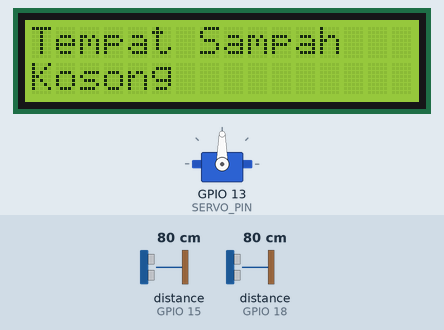
Simulated run of this sketch. Board: ESP32. Parts: servo, 16×2 character LCD. The test bench sets the inputs (shaded band); at power-on: distance to the obstacle (sensors on GPIO 15, GPIO 18) 80 cm. The echo pulse lasts 58.3 µs per cm; WiFi joins after 1.5 s; servers stay silent unless stated; what the sketch prints to the serial monitor is not drawn.

Above: at 7.8 s.
7.9 s: distance to the obstacle (sensor on GPIO 15) set to 17 cm
10.4 s: distance to the obstacle (sensor on GPIO 15) set to 14 cm
At 11.5 s:
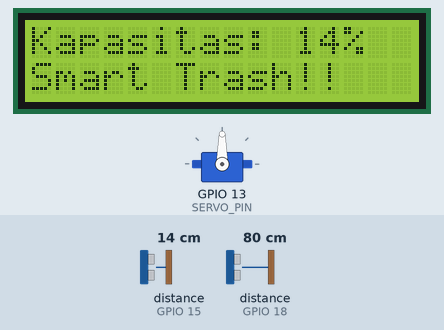
12.7 s: distance to the obstacle (sensor on GPIO 15) set to 2 cm
At 14.1 s:
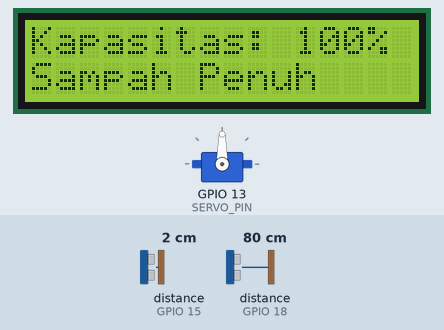
14.7 s: distance to the obstacle (sensor on GPIO 15) set to 4 cm
At 15.7 s:
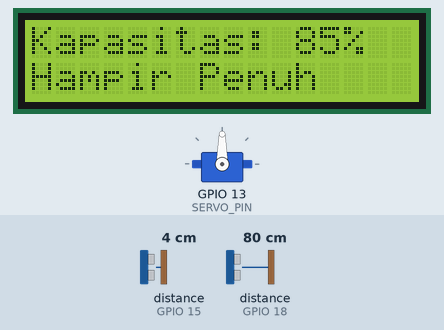
16.7 s: distance to the obstacle (sensor on GPIO 18) set to 23 cm
18.4 s: distance to the obstacle (sensor on GPIO 18) set to 18 cm
At 19.8 s:
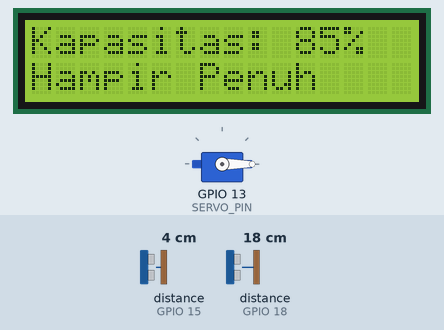
Timing chart, 0 to 21.7 s (numbered marks = the images above; inputs shaded):
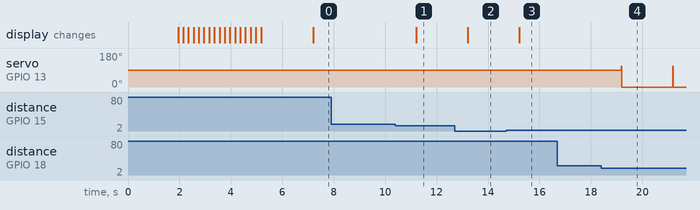

Measured:
- the behaviour switches between 16 and 15 cm on distance to the obstacle (sensor on GPIO 15) (found by bisection; images 0 and 1)
- the behaviour switches between 2 and 3 cm on distance to the obstacle (sensor on GPIO 15) (found by bisection; images 2 and 3)
- the behaviour switches between 21 and 20 cm on distance to the obstacle (sensor on GPIO 18) (found by bisection; images 3 and 4)
- after the input at 7.9 s, every drawn part: stays the same
- after the input at 10.4 s, the display: changes after 0.81 s (image 1)
- after the input at 12.7 s, the display: changes after 0.51 s (image 2)
- after the input at 14.7 s, the display: changes after 0.51 s (image 3)
- after the input at 16.7 s, every drawn part: stays the same
- after the input at 18.4 s, servo on GPIO 13 (SERVO_PIN): 90° → 0° after 0.78 s

The sketch:

sketch.ino
```cpp
// Definisi template
#define BLYNK_TEMPLATE_ID "TMPL6h4tlercF" // ID template Blynk
#define BLYNK_TEMPLATE_NAME "Smart Trash" // Nama template Blynk
#define BLYNK_AUTH_TOKEN "RgJ3QtoWBn1czaZcSMcctVcFHNMS_rYp" // Token autentikasi Blynk
#define BLYNK_PRINT Serial // Mengarahkan keluaran Blynk ke Serial

#include <ESP32Servo.h> // Menyertakan library ESP32Servo untuk mengontrol servo
#include <WiFi.h> // Menyertakan library WiFi untuk konektivitas WiFi
#include <WiFiClient.h> // Menyertakan library WiFiClient untuk komunikasi WiFi
#include <BlynkSimpleEsp32.h> // Menyertakan library Blynk untuk ESP32
#include <LiquidCrystal_I2C.h> // Menyertakan library untuk LCD I2C
#include <NewPing.h> // Menyertakan library NewPing untuk sensor ultrasonik

// Deklarasi variabel koneksi Blynk dan WiFi
char auth[] = BLYNK_AUTH_TOKEN; // Token autentikasi Blynk
char ssid[] = "Wokwi-GUEST"; // Nama SSID WiFi
char pass[] = ""; // Kata sandi wifi

// Definisi pin
#define TRIGGER_PIN1 5 // Pin trig sensor ultrasonik 1
#define ECHO_PIN1 18 // Pin echo sensor ultrasonik 1
#define TRIGGER_PIN2 4 // Pin trig sensor ultrasonik 2
#define ECHO_PIN2 15 // Pin echo sensor ultrasonik 2
#define MAX_DISTANCE 400 // Jarak maksimal pengukuran sensor ultrasonik dalam cm
#define SERVO_PIN 13 // Pin kontrol servo
#define MAX_CAPACITY 100 // Kapasitas maksimum tong sampah dalam persen

// Objek untuk sensor ultrasonik dan servo
NewPing sinar_ultrasonik1(TRIGGER_PIN1, ECHO_PIN1, MAX_DISTANCE);
NewPing sinar_ultrasonik2(TRIGGER_PIN2, ECHO_PIN2, MAX_DISTANCE);
Servo servo;

// Objek untuk LCD
LiquidCrystal_I2C lcd(0x27, 16, 2);
BlynkTimer timer;

bool manualControl = false; // Menyimpan status kontrol manual
bool trashFullNotified = false; // Menyimpan status notifikasi tong sampah penuh
bool servoOpen = false; // Menyimpan status servo (buka/tutup)

// Fungsi untuk menangani perubahan kontrol manual melalui widget switch di Blynk
BLYNK_WRITE(V4) {
  int switchValue = param.asInt(); // Mengambil nilai dari widget switch
  manualControl = (switchValue == 1); // Mengaktifkan atau menonaktifkan kontrol manual
  if (manualControl) {
    servo.write(110); // Buka tutup tong sampah
    servoOpen = true; // Menyimpan status servo sebagai buka
  } else {
    servo.write(0); // Tutup tong sampah secara manual
    servoOpen = false; // Menyimpan status servo sebagai tutup
  }
}

// Fungsi untuk mengukur jarak menggunakan sensor ultrasonik
void ukurJarak() {
  if (!manualControl) { // Jika kontrol manual tidak aktif, jalankan pengukuran otomatis
    unsigned int jarak1 = sinar_ultrasonik1.ping_cm(); // Sensor Ultrasonik 1
    unsigned int jarak2 = sinar_ultrasonik2.ping_cm(); // Sensor Ultrasonik 2

    // Mencetak hasil pengukuran ke Serial Monitor
    Serial.print("Jarak Objek: ");
    Serial.print(jarak1);
    Serial.print(" cm, Jarak Sampah: ");
    Serial.print(jarak2);
    Serial.println(" cm");

    // Menghitung kapasitas tong sampah dalam persen
    int capacity = map(jarak2, 16, 2, 0, 100); // Kapasitas berdasarkan jarak
    Blynk.virtualWrite(V2, capacity); // Mengirimkan kapasitas ke V2

    // Mengatur servo berdasarkan jarak dari sensor ultrasonik 1
    if (jarak1 > 0 && jarak1 <= 20) {
      if (!servoOpen) { // Jika servo belum terbuka
        servo.write(110); // Buka tutup tong sampah
        servoOpen = true; // Menyimpan status servo sebagai buka
        timer.setTimeout(5000L, []() { // Delay 5 detik untuk memberikan waktu membuang sampah
          if (servoOpen) {
            servo.write(0); // Tutup tutup tong sampah
            servoOpen = false; // Menyimpan status servo sebagai tutup
          }
        });
      }
    }

    // Mengirim status tong sampah ke V3 dan menampilkan pesan di LCD
    if (jarak2 <= 2) { // Status tong sampah penuh jika jarak <= 2 cm
      Blynk.virtualWrite(V3, "Tong Sampah Penuh"); // Mengirimkannya ke Blynk

      // Menampilkan pesan Kapasitas di LCD bersama "Sampah Penuh" di LCD
      lcd.clear();
      lcd.setCursor(0, 0);
      lcd.print("Kapasitas: ");
      lcd.print("100%");
      lcd.setCursor(0, 1);
      lcd.print("Sampah Penuh");

      // Mengirim notifikasi kepada pengguna di smartphone jika sampah penuh
      if (!trashFullNotified) {
        Blynk.logEvent("message", "Tempat Sampah Penuh! Harap Segera Di Angkut");
        trashFullNotified = true;
      }
    } else if (capacity >= 85) { // Kapasitas 85% atau lebih
      Blynk.virtualWrite(V3, "Tempat Sampah Hampir Penuh"); // Mengirimkan status ke Blynk

      // Menampilkan pesan di LCD
      lcd.clear();
      lcd.setCursor(0, 0);
      lcd.print("Kapasitas: ");
      lcd.print(capacity);
      lcd.print("%");
      lcd.setCursor(0, 1);
      lcd.print("Hampir Penuh");

      // Reset notifikasi tong sampah penuh
      trashFullNotified = false;
    } else if (jarak2 >= 16) { // Status tong sampah kosong jika jarak >= 16 cm
      Blynk.virtualWrite(V3, "Tong Sampah Kosong"); // Mengirimkannya ke Blynk

      // Menampilkan pesan "Tempat Sampah Kosong" di LCD
      lcd.clear();
      lcd.setCursor(0, 0);
      lcd.print("Tempat Sampah");
      lcd.setCursor(0, 1);
      lcd.print("Kosong");

      // Reset notifikasi tong sampah penuh
      trashFullNotified = false;
    } else {
      Blynk.virtualWrite(V3, "Tempat Sampah Belum Penuh"); // Mengirimkannya ke Blynk

      // Menampilkan kapasitas sampah di LCD
      lcd.clear();
      lcd.setCursor(0, 0);
      lcd.print("Kapasitas: ");
      lcd.print(capacity);
      lcd.print("%");
      lcd.setCursor(0, 1);
      lcd.print("Smart Trash!!");

      // Reset notifikasi tong sampah penuh
      trashFullNotified = false;
    }

    // Kirim data jarak ke Blynk
    Blynk.virtualWrite(V0, jarak1); // Jarak objek sampah untuk membuka tutup sampah
    Blynk.virtualWrite(V1, jarak2); // Jarak sampah untuk mengukur kapasitas
  }
}

void setup() {
  Serial.begin(115200); // Memulai komunikasi serial
  Serial.println("Starting...");
  Blynk.begin(auth, ssid, pass); // Menghubungkan ke Blynk
  servo.attach(SERVO_PIN); // Menghubungkan servo ke pin yang ditentukan
  lcd.begin(16, 2); // Menginisialisasi LCD dengan ukuran 16x2 karakter
  lcd.init(); // Menginisialisasi LCD
  lcd.backlight(); // Mengaktifkan lampu latar LCD

  // Menampilkan pesan "System Loading" pada LCD
  lcd.setCursor(1, 0);
  lcd.print("System Loading");
  for (int a = 0; a <= 15; a++) {
    lcd.setCursor(a, 1);
    lcd.print(".");
    delay(200);
  }
  lcd.clear();

  timer.setInterval(2000L, ukurJarak); // Panggil ukurJarak setiap 2 detik
}

void loop() {
  Blynk.run(); // Menjalankan fungsi Blynk untuk menjaga koneksi dan menerima data
  timer.run(); // Menjalankan fungsi timer untuk memanggil fungsi terjadwal
}
```
